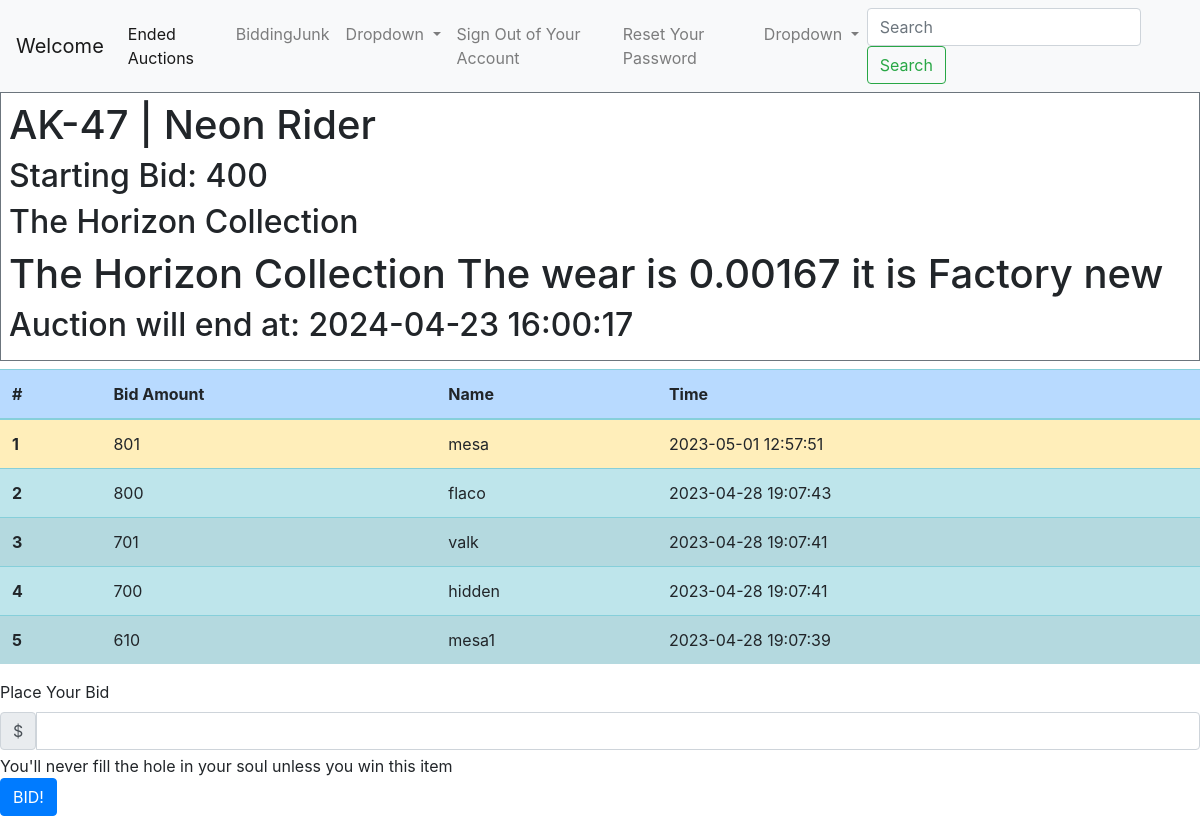
Page /Biddingjunk.php?item=1 on the committed database.
### tables this page shows
CREATE TABLE `auctions` (
  `item_id` int(11) NOT NULL AUTO_INCREMENT,
  `item_name` varchar(50) DEFAULT NULL,
  `item_category` varchar(32) DEFAULT NULL,
  `description` varchar(255) DEFAULT NULL,
  `starting_bid` double DEFAULT NULL,
  `start_time` datetime NOT NULL,
  `end_time` datetime DEFAULT NULL,
  `image` varchar(255) DEFAULT 'error.jpg',
  `winning_bid` double DEFAULT NULL,
  PRIMARY KEY (`item_id`),
  UNIQUE KEY `id` (`item_id`)
);

CREATE TABLE `bids` (
  `BiddingAmount` int(11) DEFAULT NULL,
  `timestamp` datetime DEFAULT CURRENT_TIMESTAMP,
  `user_id` int(11) DEFAULT NULL,
  `item_id` int(11) DEFAULT NULL
);

CREATE TABLE `users` (
  `id` int(11) NOT NULL AUTO_INCREMENT,
  `username` varchar(50) NOT NULL,
  `password` varchar(255) NOT NULL,
  `created_at` datetime DEFAULT CURRENT_TIMESTAMP,
  `is_admin` tinyint(4) DEFAULT '0',
  PRIMARY KEY (`id`),
  UNIQUE KEY `username` (`username`)
);

### Biddingjunk.php (the view, shortened to what this page needs)
<?php
require_once ("config.php");
if($_SERVER["REQUEST_METHOD"] == "POST"){
    $item_id=$_POST["item"];
    $hbid = $_POST["highestBid"];
    $aEndTime = strtotime($_POST["endTime"]);
    $userBid = $_POST["bid"];
    $now = strtotime(date("Y-m-d H:i:s"));
    if($userBid>$hbid && $now < $aEndTime)
    {
        $bidSql = "Insert into bids (BiddingAmount,user_id, item_id) values (:amount, :user, :item)";
        if($stmt3 = $pdo->prepare($bidSql))
        {
            $stmt3->bindParam(":amount", $userBid );
            $stmt3->bindParam(":user", $_SESSION["id"]);
            $stmt3->bindParam(":item", $item_id);
            if($stmt3->execute())
            {
                $actionResponse="Bid created successfully";
            }
            else{
                $actionResponse="There was an error with your bid";
            }
        }
        else{
            $actionResponse ="There was an internal error. Please try again later";
        }
    }
    else{
        $actionResponse ="Sorry, your bid must be higher or the auction has already ended.";
    }
}
else {
    $item_id = $_GET["item"];
}
$sql = "Select * from auctions where item_id = :itemId ";
$stmt = $pdo->prepare($sql);
$stmt->bindParam(":itemId", $item_id);
$stmt->execute();
$item = $stmt->fetch();
$sql2= "Select b.BiddingAmount, b.timestamp,u.username from bids b
         join users u on b.user_id = u.id
         where item_id=:itemId
         order by b.BiddingAmount desc
         limit 5";
if($stmt2 = $pdo->prepare($sql2)){
    $stmt2->bindParam(":itemId", $item_id);
    if($stmt2->execute())
    {
       $bids = $stmt2->fetchAll();
    }
}
?>
<!doctype html>
<html lang="en">
<head>
    <link rel="stylesheet" href="https://stackpath.bootstrapcdn.com/bootstrap/4.5.2/css/bootstrap.min.css">
</head>
<body>
<nav class="navbar navbar-expand-lg navbar-light bg-light">
    <a class="navbar-brand" href="welcome.php">Welcome</a>
    <div class="collapse navbar-collapse" id="navbarSupportedContent">
        <ul class="navbar-nav mr-auto">
            <li class="nav-item active">
                <a class="nav-link" href="endedauctions.php">Ended Auctions<span class="sr-only">(current)</span></a>
            </li>
            <li class="nav-item">
                <?php
                if($_SESSION["is_admin"] == true) {
                    ?>
                    <a class="nav-link" href="admin.php">Admin Actions</a>
                    <?php
                }
                else{
                    ?>
                    <a class="nav-link" href="#">BiddingJunk</a>
                    <?php
                }
                ?>
            </li>
            <li class="nav-item dropdown">
                <a class="nav-link dropdown-toggle" data-toggle="dropdown" href="#" id="navbarDropdown" role="button" aria-haspopup="true" aria-expanded="false">
                    Dropdown
                </a>
            </li>
            <li class="nav-item">
                <a class="nav-link" href="logout.php">Sign Out of Your Account</a>
            </li>
            <li class="nav-item">
                <a class="nav-link" href="reset-password.php">Reset Your Password</a>
            </li>
            <li class="nav-item dropdown">
                <a class="nav-link dropdown-toggle" data-toggle="dropdown" href="#" id="navbarDropdown" role="button" aria-haspopup="true" aria-expanded="false">
                    Dropdown
                </a>
            </li>
        </ul>
        <form class="form-inline my-2 my-lg-0">
            <input class="form-control mr-sm-2" type="search" placeholder="Search" aria-label="Search">
            <button class="btn btn-outline-success my-2 my-sm-0" type="submit">Search</button>
        </form>
    </div>
</nav>
<div class="border border-secondary p-2 mb-2 border-opacity-50 gap-3">
<h1><?=$item["item_name"] ?></h1>
<h2>Starting Bid:  <?=$item["starting_bid"]?></h2>
<h2><?=$item["item_category"] ?></h2>
<h1><?=$item["description"] ?></h1>
<h2>Auction will end at: <?=$item["end_time"]?></h2>
</div>
<table class="table table-striped table-info">
    <thead>
    <tr class="table-primary">
        <th scope="col">#</th>
        <th scope="col">Bid Amount</th>
        <th scope="col">Name</th>
        <th scope="col">Time</th>
    </tr>
    </thead>
    <tbody>
    <?php
    $count=1;
    if(isset($bids)){
        foreach($bids as $bid)
        {
            ?>
            <tr class="<?php echo ($count==1) ? 'table-warning' :'' ?>">
                <th scope="row"><?=$count?></th>
                <td><?=$bid["BiddingAmount"]?></td>
                <td><?=$bid["username"]?></td>
                <td><?=$bid["timestamp"]?></td>
            </tr>
        <?php
            $count++;
        }
    }
    else{
        ?>
            <tr>
                <th>No bids</th>
            </tr>
    <?php
    }
    ?>
    </tbody>
</table>
<form action="<?php echo htmlspecialchars($_SERVER["PHP_SELF"]); ?>" method="post">
    <label for="bid" class="form-label">Place Your Bid</label>
        <div class="input-group">
        <div class="input-group-text">$</div>
        <input type="text" class="form-control" id="bid" name="bid" aria-describedby="bidHelp">
        </div>
    <div id="bidHelp" class="form-text">You'll never fill the hole in your soul unless you win this item</div>
    <button type="submit" class="btn btn-primary">BID!</button>
</form>
</body>
</html>

### rows in the picture
auctions: item_name "AK-47 | Neon Rider", starting_bid "400", item_category "The Horizon Collection", description "The Horizon Collection The wear is 0.00167 it is Factory new", end_time "2024-04-23 16:00:17"
bids: BiddingAmount "801", user.username "mesa", timestamp "2023-05-01 12:57:51"
bids: BiddingAmount "800", user.username "flaco", timestamp "2023-04-28 19:07:43"
bids: BiddingAmount "701", user.username "valk", timestamp "2023-04-28 19:07:41"
bids: BiddingAmount "700", user.username "hidden", timestamp "2023-04-28 19:07:41"
bids: BiddingAmount "610", user.username "mesa1", timestamp "2023-04-28 19:07:39"
